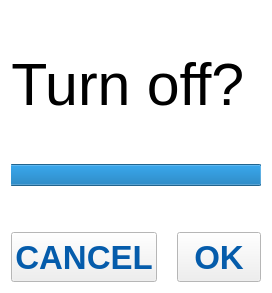
    <widget class="QWidget" name="powerDialogWidget" native="true">
     <property name="sizePolicy">
      <sizepolicy hsizetype="Expanding" vsizetype="Minimum">
       <horstretch>0</horstretch>
       <verstretch>0</verstretch>
      </sizepolicy>
     </property>
     <property name="palette">
      <palette>
       <active>
        <colorrole role="Base">
         <brush brushstyle="SolidPattern">
          <color alpha="255">
           <red>255</red>
           <green>255</green>
           <blue>255</blue>
          </color>
         </brush>
        </colorrole>
        <colorrole role="Window">
         <brush brushstyle="SolidPattern">
          <color alpha="255">
           <red>255</red>
           <green>255</green>
           <blue>255</blue>
          </color>
         </brush>
        </colorrole>
       </active>
       <inactive>
        <colorrole role="Base">
         <brush brushstyle="SolidPattern">
          <color alpha="255">
           <red>255</red>
           <green>255</green>
           <blue>255</blue>
          </color>
         </brush>
        </colorrole>
        <colorrole role="Window">
         <brush brushstyle="SolidPattern">
          <color alpha="255">
           <red>255</red>
           <green>255</green>
           <blue>255</blue>
          </color>
         </brush>
        </colorrole>
       </inactive>
       <disabled>
        <colorrole role="Base">
         <brush brushstyle="SolidPattern">
          <color alpha="255">
           <red>255</red>
           <green>255</green>
           <blue>255</blue>
          </color>
         </brush>
        </colorrole>
        <colorrole role="Window">
         <brush brushstyle="SolidPattern">
          <color alpha="255">
           <red>255</red>
           <green>255</green>
           <blue>255</blue>
          </color>
         </brush>
        </colorrole>
       </disabled>
      </palette>
     </property>
     <property name="autoFillBackground">
      <bool>true</bool>
     </property>
     <layout class="QVBoxLayout" name="verticalLayout_3">
      <item>
       <spacer name="verticalSpacer_4">
        <property name="orientation">
         <enum>Qt::Vertical</enum>
        </property>
        <property name="sizeHint" stdset="0">
         <size>
          <width>20</width>
          <height>40</height>
         </size>
        </property>
       </spacer>
      </item>
      <item>
       <widget class="QLabel" name="label_3">
        <property name="font">
         <font>
          <pointsize>44</pointsize>
         </font>
        </property>
        <property name="text">
         <string>Turn off? </string>
        </property>
        <property name="alignment">
         <set>Qt::AlignCenter</set>
        </property>
       </widget>
      </item>
      <item>
       <spacer name="verticalSpacer_5">
        <property name="orientation">
         <enum>Qt::Vertical</enum>
        </property>
        <property name="sizeHint" stdset="0">
         <size>
          <width>20</width>
          <height>40</height>
         </size>
        </property>
       </spacer>
      </item>
      <item>
       <widget class="QProgressBar" name="progressBar">
        <property name="sizePolicy">
         <sizepolicy hsizetype="Expanding" vsizetype="Preferred">
          <horstretch>0</horstretch>
          <verstretch>0</verstretch>
         </sizepolicy>
        </property>
        <property name="maximum">
         <number>10</number>
        </property>
        <property name="value">
         <number>10</number>
        </property>
        <property name="textVisible">
         <bool>false</bool>
        </property>
        <property name="invertedAppearance">
         <bool>true</bool>
        </property>
        <property name="format">
         <string>%p seconds</string>
        </property>
       </widget>
      </item>
      <item>
       <spacer name="verticalSpacer_6">
        <property name="orientation">
         <enum>Qt::Vertical</enum>
        </property>
        <property name="sizeHint" stdset="0">
         <size>
          <width>20</width>
          <height>40</height>
         </size>
        </property>
       </spacer>
      </item>
      <item>
       <layout class="QHBoxLayout" name="horizontalLayout">
        <property name="spacing">
         <number>20</number>
        </property>
        <item>
         <widget class="QPushButton" name="cancelPushButton">
          <property name="sizePolicy">
           <sizepolicy hsizetype="Expanding" vsizetype="Expanding">
            <horstretch>0</horstretch>
            <verstretch>0</verstretch>
           </sizepolicy>
          </property>
          <property name="minimumSize">
           <size>
            <width>0</width>
            <height>50</height>
           </size>
          </property>
          <property name="palette">
           <palette>
            <active>
             <colorrole role="ButtonText">
              <brush brushstyle="SolidPattern">
               <color alpha="255">
                <red>5</red>
                <green>92</green>
                <blue>171</blue>
               </color>
              </brush>
             </colorrole>
            </active>
            <inactive>
             <colorrole role="ButtonText">
              <brush brushstyle="SolidPattern">
               <color alpha="255">
                <red>5</red>
                <green>92</green>
                <blue>171</blue>
               </color>
              </brush>
             </colorrole>
            </inactive>
            <disabled>
             <colorrole role="ButtonText">
              <brush brushstyle="SolidPattern">
               <color alpha="255">
                <red>128</red>
                <green>128</green>
                <blue>128</blue>
               </color>
              </brush>
             </colorrole>
            </disabled>
           </palette>
          </property>
          <property name="font">
           <font>
            <pointsize>25</pointsize>
            <weight>75</weight>
            <bold>true</bold>
           </font>
          </property>
          <property name="text">
           <string>CANCEL</string>
          </property>
         </widget>
        </item>
        <item>
         <widget class="QPushButton" name="okPushButton">
          <property name="sizePolicy">
           <sizepolicy hsizetype="Expanding" vsizetype="Expanding">
            <horstretch>0</horstretch>
            <verstretch>0</verstretch>
           </sizepolicy>
          </property>
          <property name="minimumSize">
           <size>
            <width>0</width>
            <height>50</height>
           </size>
          </property>
          <property name="palette">
           <palette>
            <active>
             <colorrole role="ButtonText">
              <brush brushstyle="SolidPattern">
               <color alpha="255">
                <red>5</red>
                <green>92</green>
                <blue>171</blue>
               </color>
              </brush>
             </colorrole>
            </active>
            <inactive>
             <colorrole role="ButtonText">
              <brush brushstyle="SolidPattern">
               <color alpha="255">
                <red>5</red>
                <green>92</green>
                <blue>171</blue>
               </color>
              </brush>
             </colorrole>
            </inactive>
            <disabled>
             <colorrole role="ButtonText">
              <brush brushstyle="SolidPattern">
               <color alpha="255">
                <red>128</red>
                <green>128</green>
                <blue>128</blue>
               </color>
              </brush>
             </colorrole>
            </disabled>
           </palette>
          </property>
          <property name="font">
           <font>
            <pointsize>25</pointsize>
            <weight>75</weight>
            <bold>true</bold>
           </font>
          </property>
          <property name="text">
           <string>OK</string>
          </property>
         </widget>
        </item>
       </layout>
      </item>
     </layout>
    </widget>
